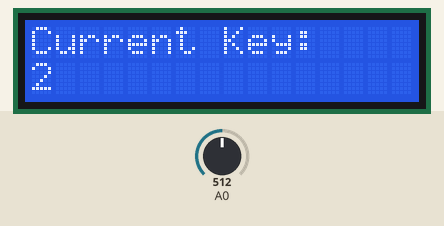
Recording of a sketch running on a simulated Arduino Uno, built with avr-gcc and run on an emulated ATmega328P. Shown: 16×2 character LCD. The test bench sets the inputs (shaded band); at power-on: A0 = 512.

Above: at 3.7 s.
3.8 s: A0 set to 716
At 5.0 s:
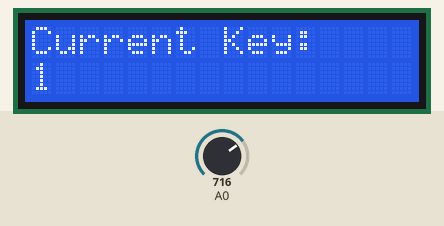
5.3 s: A0 set to 900
At 6.3 s:
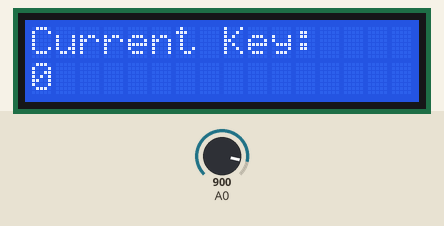
6.8 s: A0 set to 306
At 7.5 s:
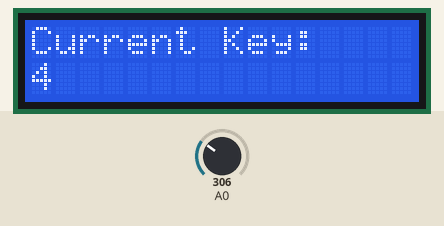
Timing chart, 0 to 9.8 s (numbered marks = the images above; inputs shaded):
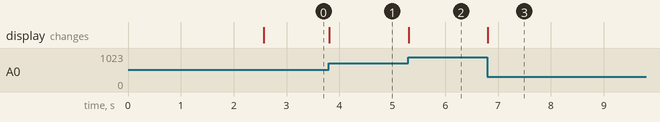

Measured:
- after the input at 3.8 s, the display: changes at once (image 1)
- after the input at 5.3 s, the display: changes at once (image 2)
- after the input at 6.8 s, the display: changes at once (image 3)

The sketch:

Example_Enhanced.ino
```cpp
/*
DFRobot LCD Shield for Arduino
Key Grab v0.2
Written by Glendon Klassen
gjklassen@gmail.com
http://www.sourceforge.net/users/ecefixer
http://ecefixer.tumblr.com

Displays the currently pressed key on the LCD screen.

Key Codes (in left-to-right order):

None   - 0
Select - 1
Left   - 2
Up     - 3
Down   - 4
Right  - 5

*/

#include <LiquidCrystal.h>
#include <DFR_Key.h>

//Pin assignments for DFRobot LCD Keypad Shield
LiquidCrystal lcd(8, 9, 4, 5, 6, 7);
//---------------------------------------------

DFR_Key keypad;

int localKey = 0;
String keyString = "";

void setup()
{
  lcd.begin(16, 2);
  lcd.clear();
  lcd.setCursor(0, 0);
  lcd.print("Key Grab v0.2");
  delay(2500);

  /*
  OPTIONAL
  keypad.setRate(x);
  Sets the sample rate at once every x milliseconds.
  Default: 10ms
  */
  keypad.setRate(10);

}

void loop()
{
  /*
  keypad.getKey();
  Grabs the current key.
  Returns a non-zero integer corresponding to the pressed key,
  OR
  Returns 0 for no keys pressed,
  OR
  Returns -1 (sample wait) when no key is available to be sampled.
  */
  localKey = keypad.getKey();

  if (localKey != SAMPLE_WAIT)
  {
    lcd.clear();
    lcd.setCursor(0, 0);
    lcd.print("Current Key:");
    lcd.setCursor(0, 1);
    lcd.print(localKey);
  }
}
```
